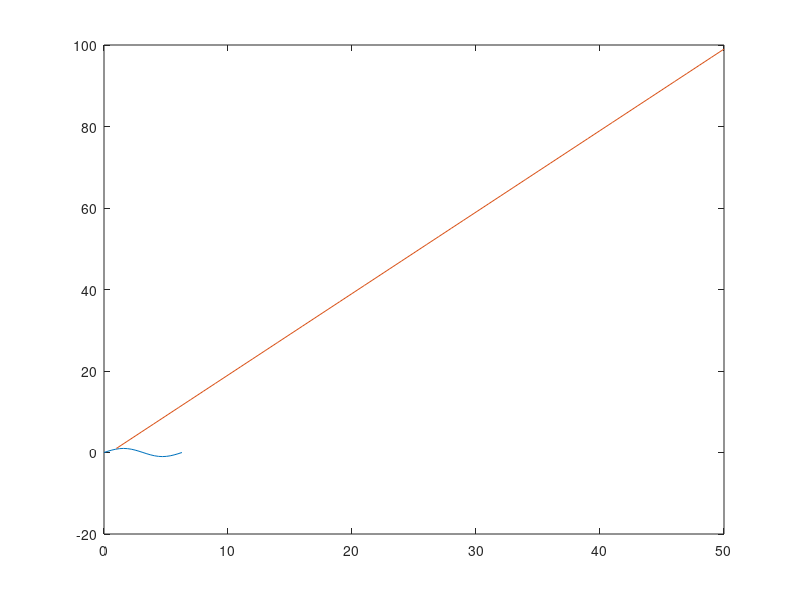
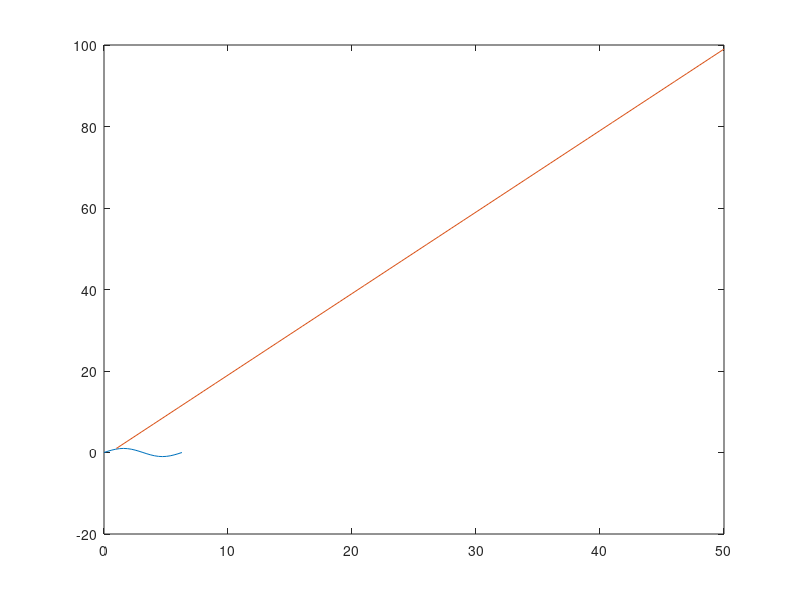
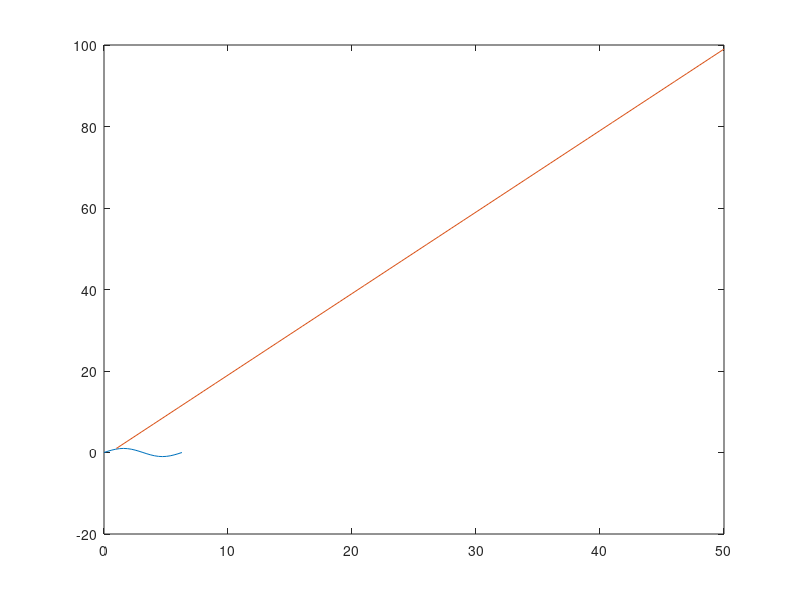
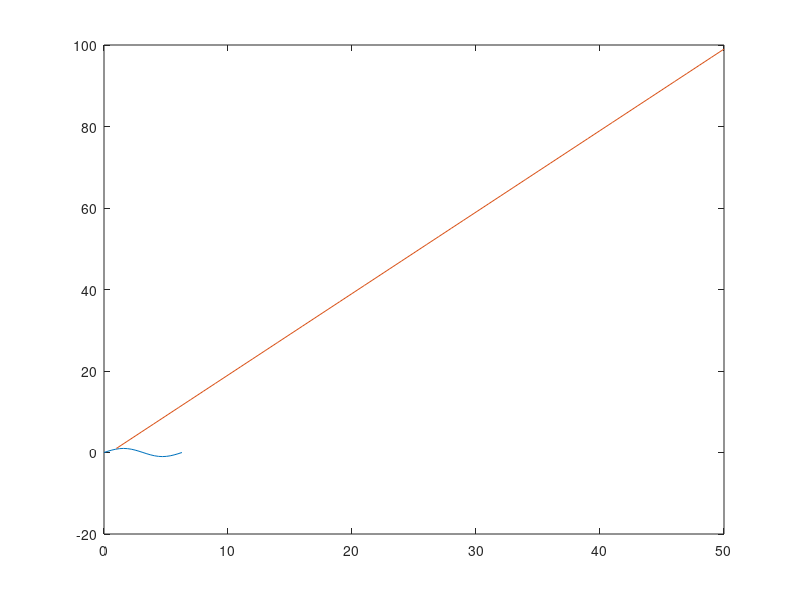

Write MATLAB code to recreate these figures, in order.
for i=1:5
    x=0:0.1*pi:2*pi;
    y=sin(x);
    figure('visible','off')
    h=plot(x,y);hold on; plot(1:2:100);
    filename=['test' num2str(i) '.jpg'];
    saveas(h,filename)
    close(gcf)
end